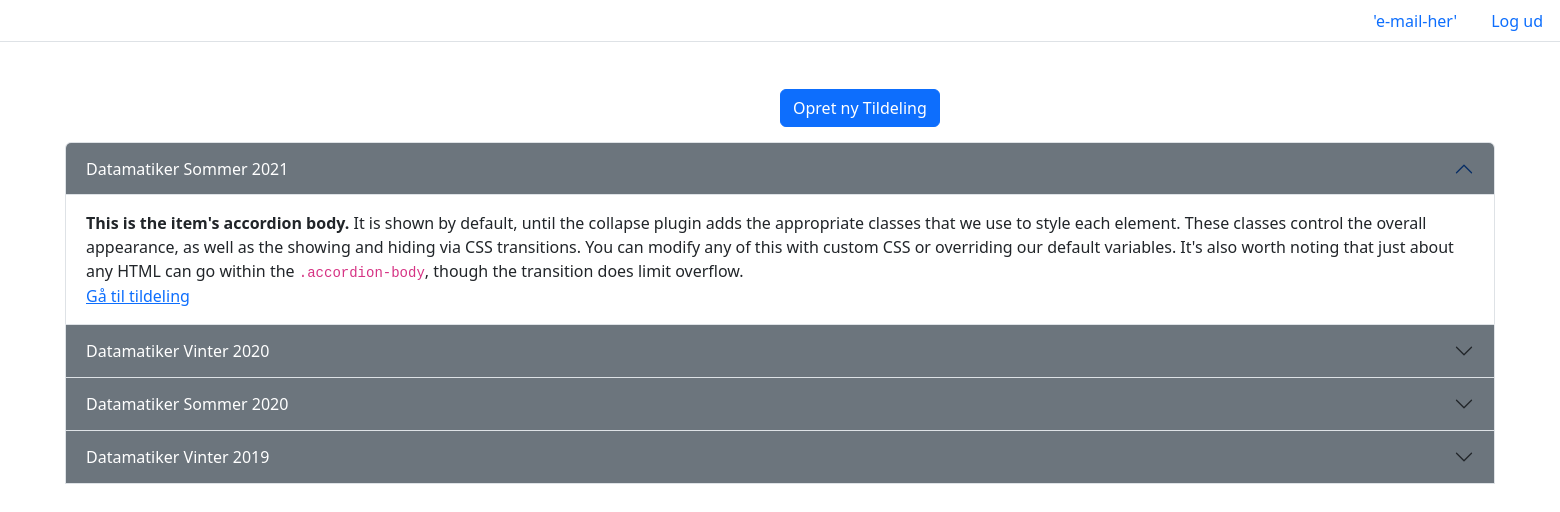
/assignments/, run on the app's committed database.
### main/models.py (models this page shows, shortened)
class Assignment(models.Model):
  name = models.CharField(max_length=200)
  invitation_email = models.TextField(max_length=200, null=True, blank=True)
  reminder_email = models.TextField(null=True, blank=True )
  priority_form_text = models.TextField(null=True, blank=True)
  emails_sent = models.BooleanField(default=False)
  school = models.ForeignKey('School', on_delete=models.CASCADE)

### main/views.py (the view)
# urls.py: path('assignments/', main_views.AssignmentListView.as_view(), name='assignments'),
class AssignmentListView(ListView):
    model = Assignment
    template_name="assignment_list.html"

### main/templates/assignment_list.html (shortened to what this page needs)
{% extends 'base_with_general_nav.html' %}
{% block content %}
<div id="opret_t">
  <button type="button" class="btn btn-primary" data-bs-toggle="modal" data-bs-target="#createModal">Opret ny Tildeling</button>
</div>
<div class="accordion card-body" id="accordionExample">
  {% for assignment in object_list %}
  <div class="accordion-item col-lg-11 mx-auto">
    <h2 class="accordion-header" id="headingOne">
      <button class="accordion-button bg-secondary text-white {% if forloop.counter0 != 0%} collapsed {% endif %}" type="button" data-bs-toggle="collapse" data-bs-target="#a{{ assignment.id  }}"
                                                                               aria-expanded="false"
                                                                               aria-controls="a{{ assignment.id }}">
        {{ assignment.name }}
      </button>
    </h2>
    <div id="a{{ assignment.id }}" class="accordion-collapse collapse {% if forloop.counter0 == 0%} show {% endif %}" aria-labelledby="headingOne" data-bs-parent="#accordionExample">
      <div class="accordion-body">
        <strong>This is the item's accordion body.</strong> It is shown by default, until the collapse plugin adds
        the appropriate classes that we use to style each element. These classes control the overall appearance, as well
        as the showing and hiding via CSS transitions. You can modify any of this with custom CSS or overriding our
        default variables. It's also worth noting that just about any HTML can go within the
        <code>.accordion-body</code>, though the transition does limit overflow.<br/>
        <a href="{% url 'assignment' assignment.id %}">Gå til tildeling</a>
      </div>
    </div>
  </div>
  {% endfor %}
</div>
{% endblock %}

### common/static/css/css.css (style rules this page uses)
#opret_t { position: relative; align-items: center; margin-top: 3%; margin-bottom: 1%; left: 50%; margin-right: -50%; }

### data on the page
Assignment: name "Datamatiker Sommer 2021"
Assignment: name "Datamatiker Vinter 2020"
Assignment: name "Datamatiker Sommer 2020"
Assignment: name "Datamatiker Vinter 2019"
